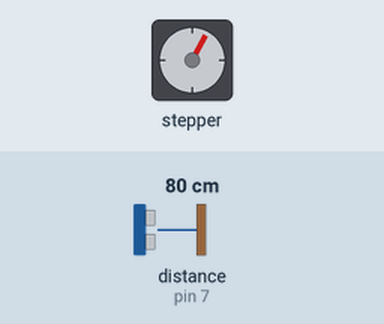
A sketch run on a simulated Arduino Uno, built with avr-gcc and run on an emulated ATmega328P. Shown: stepper motor. Wiring (inferred from the names in the program): ultrasonic range finder: trigger pin 6; echo pin 7. Inputs (shaded band) come from the test bench; at power-on: distance to the obstacle (sensor on pin 7) 80 cm. The echo pulse lasts 58.3 µs per cm; stepper angles assume 2048 steps per turn.

Above: at 2.88 s.
2.9 s: distance to the obstacle (sensor on pin 7) set to 12 cm
6.4 s: distance to the obstacle (sensor on pin 7) set to 9 cm
At 8.0 s:
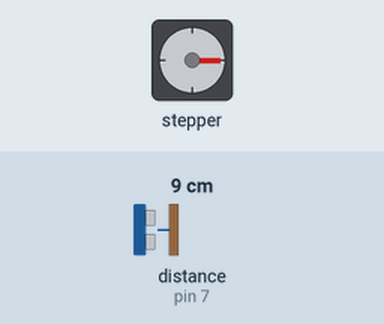
9.9 s: distance to the obstacle (sensor on pin 7) set to 18 cm
At 10.94 s:
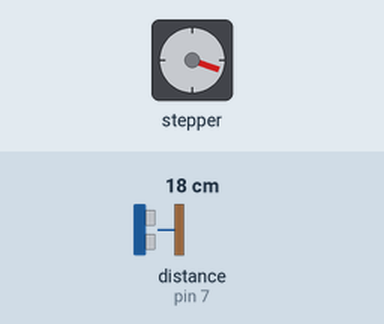
13.4 s: distance to the obstacle (sensor on pin 7) set to 2 cm
At 14.7 s:
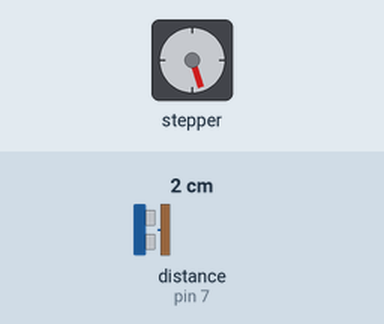
16.9 s: distance to the obstacle (sensor on pin 7) set to 35 cm
At 18.04 s:
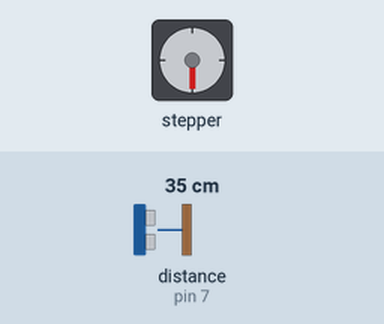
20.4 s: distance to the obstacle (sensor on pin 7) set to 4 cm
At 21.4 s:
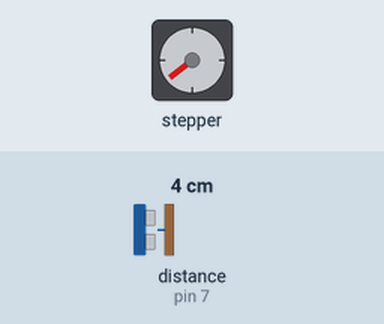
Timing chart, 0 to 23.4 s (numbered marks = the images above; inputs shaded):
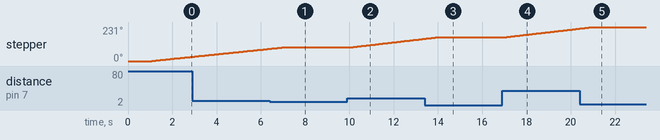

Measured:
- the behaviour switches between 11 and 10 cm on distance to the obstacle (sensor on pin 7) (found by bisection; images 0 and 1)
- after the input at 6.4 s, stepper: goes on until 6.9 s, then stays 92°
- after the input at 9.9 s, stepper: keeps turning clockwise at about 18°/s, starting after 0.11 s
- after the input at 13.4 s, stepper: goes on until 14.0 s, then stays 162°
- after the input at 16.9 s, stepper: keeps turning clockwise at about 18°/s, starting after 0.16 s
- after the input at 20.4 s, stepper: goes on until 21.0 s, then stays 231°

The sketch:

car2.ino
```cpp
/*
   Simple car that runs forward till something blocks it's path
   using a 28BYJ-48 stepper motor and an HCSR-04 ultrisonic sensor.

     This version does not suffer from the blocking nature of
     Stepper.step and a bit less glitchey thanks to AccelStepper.runSpeed.

   5/9/2020
*/

#include <AccelStepper.h>

/**
   HCSR-04 ultrisonic sensor. The ULN2003 driver to Arduino pin setup:
   Trig -> 6
   Echo -> 7
*/
const int PIN_TRIGGER = 6;
const int PIN_ECHO = 7;

/* 28BYJ-48 stepper motor. The ULN2003 driver to Arduino pin setup:
    INT1 -> 8
    INT2 -> 9
    INT3 -> 10
    INT4 -> 11
*/
//const int STEPS_PER_REV = 2038;
const float MAX_STEPS_PER_SECOND = 100;

// initialize the stepper library on pins 8 through 11:
AccelStepper stepper(AccelStepper::FULL4WIRE, 8, 9, 10, 11);

void setup() {

  // setup ultrasonic sensor
  pinMode(PIN_TRIGGER, OUTPUT);
  pinMode(PIN_ECHO, INPUT);

  // setup stepper
  stepper.setMaxSpeed(MAX_STEPS_PER_SECOND);
//  stepper.setAcceleration(50.0);
  stepper.setSpeed(MAX_STEPS_PER_SECOND);

  //  Serial.begin(9600);
}

void loop() {
  int distanceInInches = getDistanceInInches();
  if (distanceInInches > 3) {
    stepper.runSpeed();
  }
  else {
    stepper.stop();
  }
}

long lastDistanceCheckTime = -1;
int lastDistanceInInches = 0;
const int DISTANCE_CHECK_PERIOD_IN_MILLIS = 1000;

int getDistanceInInches() {

  // throttle
  long now = millis();
  if (now > lastDistanceCheckTime + DISTANCE_CHECK_PERIOD_IN_MILLIS) {

    digitalWrite(PIN_TRIGGER, LOW);
    delayMicroseconds(2);
    digitalWrite(PIN_TRIGGER, HIGH);
    delayMicroseconds(5);
    digitalWrite(PIN_TRIGGER, LOW);
    //  Serial.println("ping sent");

    long duration = pulseIn(PIN_ECHO, HIGH);
    // convert the time into a distance
    int inches = microsecondsToInches(duration);
    //  cm = microsecondsToCentimeters(duration);
    //    Serial.print("inches: ");
    //    Serial.println(inches);

    lastDistanceCheckTime = now;
    lastDistanceInInches = inches;
  }
  return lastDistanceInInches;
}

long microsecondsToInches(long microseconds) {
  // According to Parallax's datasheet for the PING))), there are 73.746
  // microseconds per inch (i.e. sound travels at 1130 feet per second).
  // This gives the distance travelled by the ping, outbound and return,
  // so we divide by 2 to get the distance of the obstacle.
  // See: http://www.parallax.com/dl/docs/prod/acc/28015-PING-v1.3.pdf
  return microseconds / 74 / 2;
}
```
